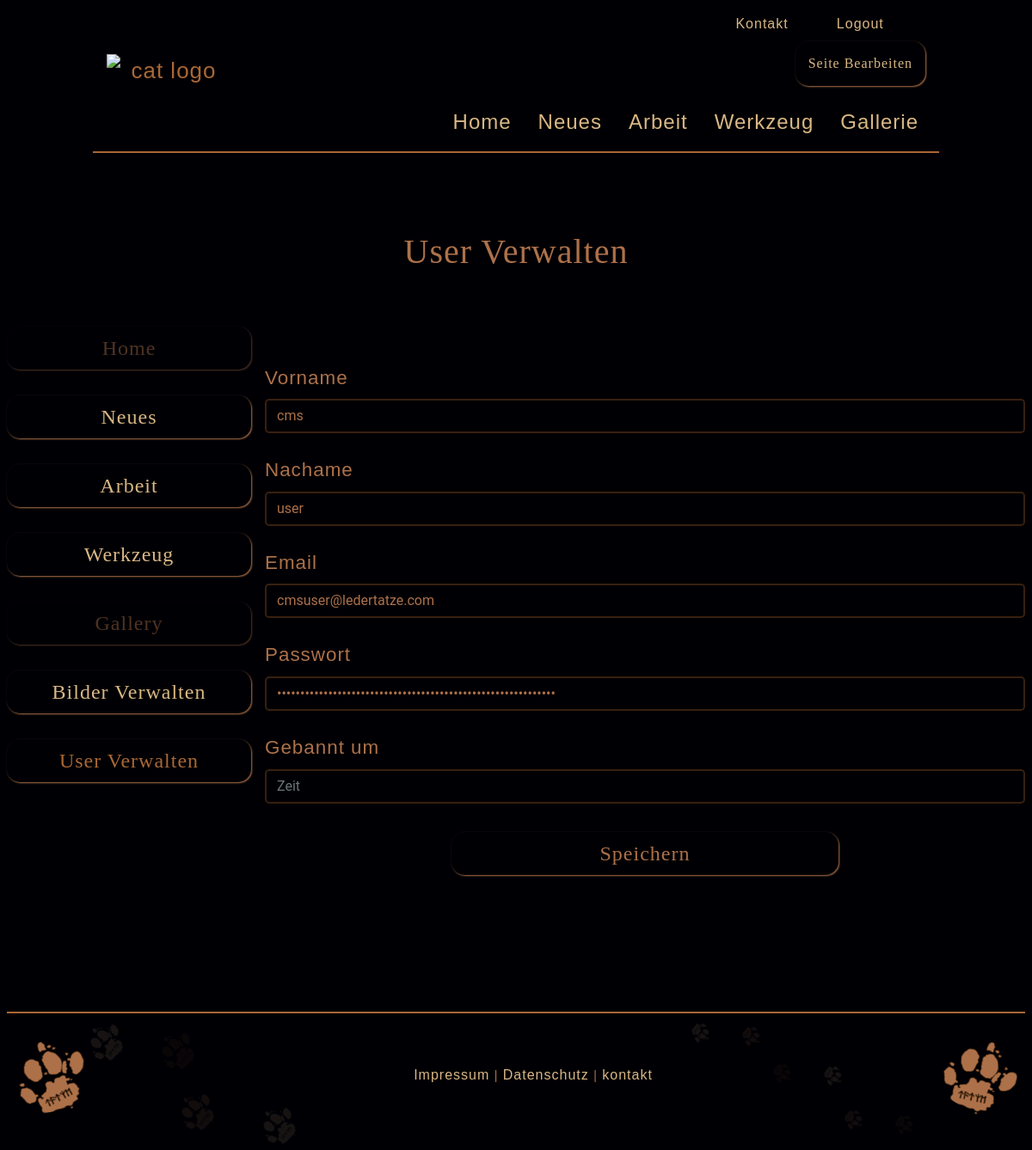
Before: /index.php?p=admin&module=users&action=edit&id=2 (signed in) with the older database file.
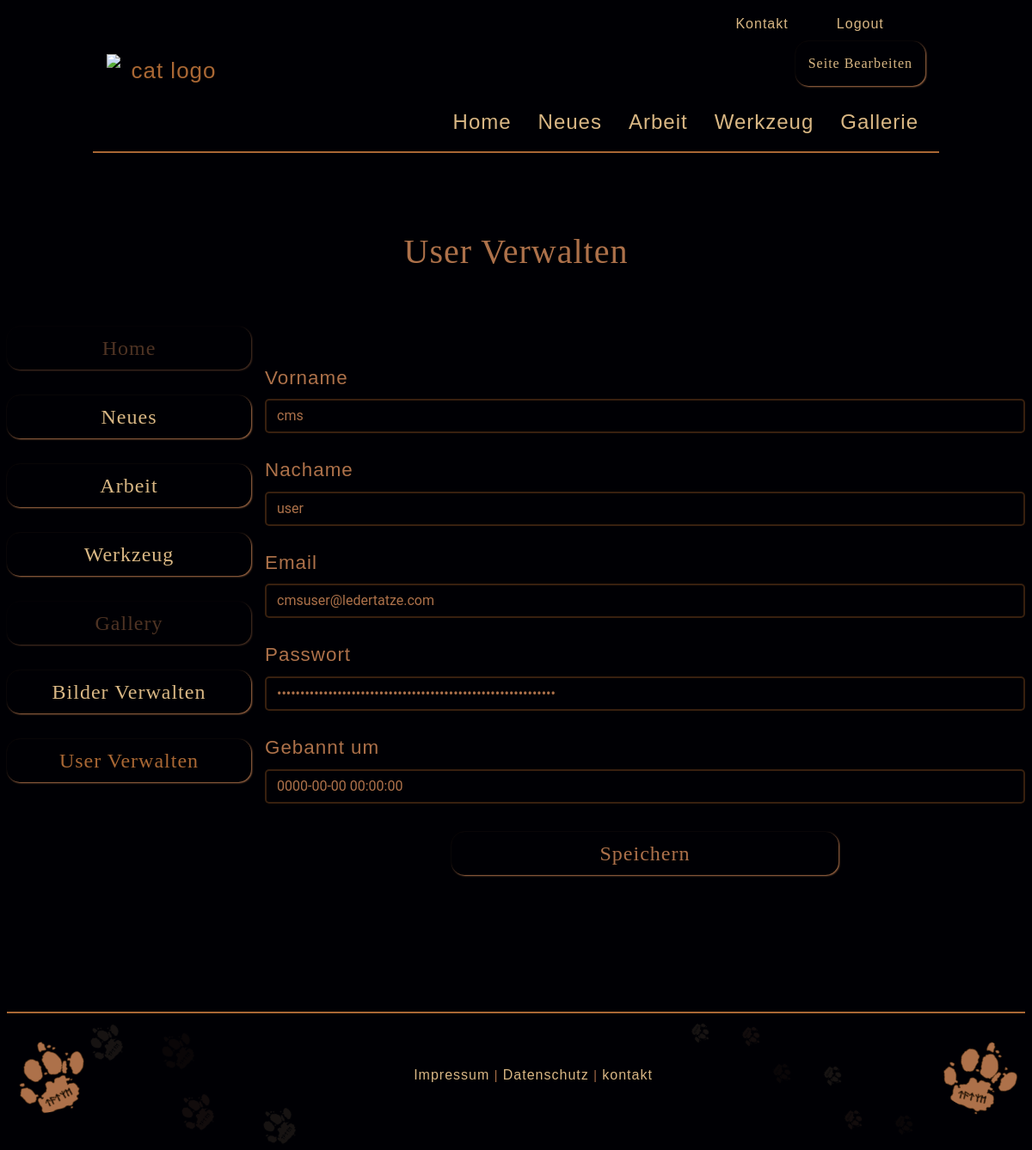
After: the same page with the newer database file.
### tables this page shows
CREATE TABLE `users` (
  `id` int(11) NOT NULL,
  `email` varchar(250) NOT NULL,
  `first_name` varchar(250) NOT NULL,
  `last_name` varchar(250) NOT NULL,
  `password` varchar(250) NOT NULL,
  `role` varchar(20) NOT NULL DEFAULT 'user',
  `login_try` int(3) NOT NULL DEFAULT 0,
  `banned_at` datetime DEFAULT NULL
);

### web/index.php (called while the page is built, shortened)
<?php
require 'templates/layout.php';

### web/models/users.php (called while the page is built, shortened)
<?php
function getItemById($id)
{
    global $db_connection;
    try {
        $stmt = $db_connection->prepare("SELECT * FROM users WHERE id = ?");
        $stmt->bind_param("i", $_id);
        $stmt->execute();
        $result = $stmt->get_result();
        return $result->fetch_assoc();
    } catch (Exception $e) {
        return false;
    }
}

### web/controllers/admin/users.php (called while the page is built, shortened)
<?php
$available_actions = [
    'list',
    'new',
    'create',
    'edit',
    'update',
    'delete'
];
if (isset($_REQUEST['action']) && in_array($_REQUEST['action'], $available_actions)) {
    $action = $_REQUEST['action'];
} else {
}
if (isset($action)){
    switch ($action) {
        case 'edit':
            $pageElement = showUpdateForm($_REQUEST['id']);
            break;
    }
}
function showUpdateForm($id, $errors = [], $values = [])
{
    include('models/users.php');
    $item = getItemById($id);
    return [
        'page' => 'templates/admin/forms/users.php',
        'action' => 'index.php?p=admin&module=users&action=update',
        'values' => $values != [] ? $values : $item,
        'errors' => $errors
    ];
}

### web/templates/admin/forms/users.php (the view, shortened to what this page needs)
<form action="<?php print $pageElement['action'] ?>" method="POST">
    <div class="row">
        <div class="col col-form-label">
            <label class="font_wind" for="firstname">Vorname</label>
            <input
                name="first_name"
                id="firstname"
                class="font_not_wind form-control <?php if(array_key_exists('first_name', $pageElement['errors'])){ ?> has_error <?php } ?>"
                type="text"
                maxlength="30"
                placeholder="Vorname"
                value="<?php print $pageElement['values']['first_name'] ?? '' ?>">
        </div>
    </div>
    <div class="row">
        <div class="col col-form-label">
            <label class="font_wind" for="lastname">Nachame</label>
            <input
                name="last_name"
                id="lastname"
                class="font_not_wind form-control <?php if(array_key_exists('last_name', $pageElement['errors'])){ ?> has_error <?php } ?>"
                type="text"
                maxlength="30"
                placeholder="Nachname"
                value="<?php print $pageElement['values']['last_name'] ?? '' ?>">
        </div>
    </div>
    <div class="row">
        <div class="col col-form-label">
            <label class="font_wind" for="email">Email</label>
            <input
                name="email"
                id="email"
                class="font_not_wind form-control <?php if(array_key_exists('email', $pageElement['errors'])){ ?> has_error <?php } ?>"
                type="text"
                maxlength="30"
                placeholder="Email"
                value="<?php print $pageElement['values']['email'] ?? '' ?>">
        </div>
    </div>
    <div class="row">
        <div class="col col-form-label">
            <label class="font_wind" for="password">Passwort</label>
            <input
                name="password"
                id="password"
                class="font_not_wind form-control
                <?php if(array_key_exists('password', $pageElement['errors'])){ ?> has_error <?php } ?>"
                type="password"
                maxlength="30"
                placeholder="Passwort"
                value="<?php print $pageElement['values']['password'] ?? '' ?>">
        </div>
    </div>
    <?php if(array_key_exists('id', $pageElement['values'])) { ?>
        <div class="row">
            <div class="col col-form-label">
                <label class="font_wind" for="banned">Gebannt um</label>
                <input
                    name="banned_at"
                    id="banned"
                    class="font_not_wind form-control <?php if(array_key_exists('banned_at', $pageElement['errors'])){ ?> has_error <?php } ?>"
                    type="text"
                    maxlength="100"
                    placeholder="Zeit"
                    value="<?php print $pageElement['values']['banned_at'] ?? '' ?>">
            </div>
        </div>
    <?php } ?>
    <div class="row justify-content-center">
        <button class="btn_1 btn btn_send">Speichern</button>
    </div>
</form>

Changed rows visible on the page:
changed users "cms": banned_at (not shown) → "0000-00-00 00:00:00"
